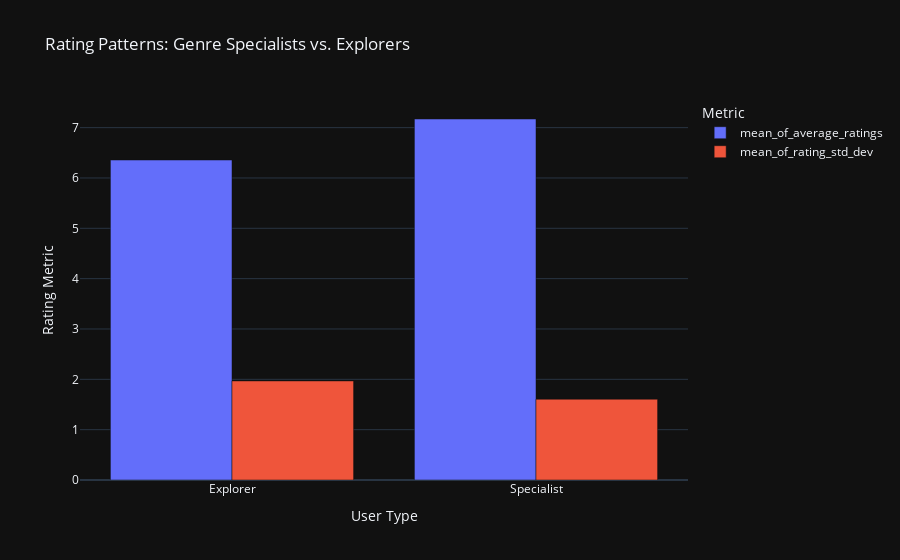

Notebook code cell kept with this figure:
### Code cell
fig = px.bar(
    user_segment_analysis.to_pandas(),
    x='user_type',
    y=['mean_of_average_ratings', 'mean_of_rating_std_dev'],
    barmode='group',
    title='Rating Patterns: Genre Specialists vs. Explorers',
    labels={'user_type': 'User Type', 'value': 'Rating Metric', 'variable': 'Metric'}
)
fig.show()

### Figure 1 — Plotly figure (JSON) as saved in the notebook; plotly's stock layout.template omitted (floating-point values rounded to 4 significant figures)
{"data": [{"alignmentgroup": "True", "hovertemplate": "Metric=mean_of_average_ratings<br>User Type=%{x}<br>Rating Metric=%{y}<extra></extra>", "legendgroup": "mean_of_average_ratings", "marker": {"color": "#636efa", "pattern": {"shape": ""}}, "name": "mean_of_average_ratings", "offsetgroup": "mean_of_average_ratings", "orientation": "v", "showlegend": true, "textposition": "auto", "x": ["Explorer", "Specialist"], "xaxis": "x", "y": [6.356, 7.172], "yaxis": "y", "type": "bar"}, {"alignmentgroup": "True", "hovertemplate": "Metric=mean_of_rating_std_dev<br>User Type=%{x}<br>Rating Metric=%{y}<extra></extra>", "legendgroup": "mean_of_rating_std_dev", "marker": {"color": "#EF553B", "pattern": {"shape": ""}}, "name": "mean_of_rating_std_dev", "offsetgroup": "mean_of_rating_std_dev", "orientation": "v", "showlegend": true, "textposition": "auto", "x": ["Explorer", "Specialist"], "xaxis": "x", "y": [1.968, 1.605], "yaxis": "y", "type": "bar"}], "layout": {"xaxis": {"anchor": "y", "domain": [0.0, 1.0], "title": {"text": "User Type"}}, "yaxis": {"anchor": "x", "domain": [0.0, 1.0], "title": {"text": "Rating Metric"}}, "legend": {"title": {"text": "Metric"}, "tracegroupgap": 0}, "title": {"text": "Rating Patterns: Genre Specialists vs. Explorers"}, "barmode": "group"}}
